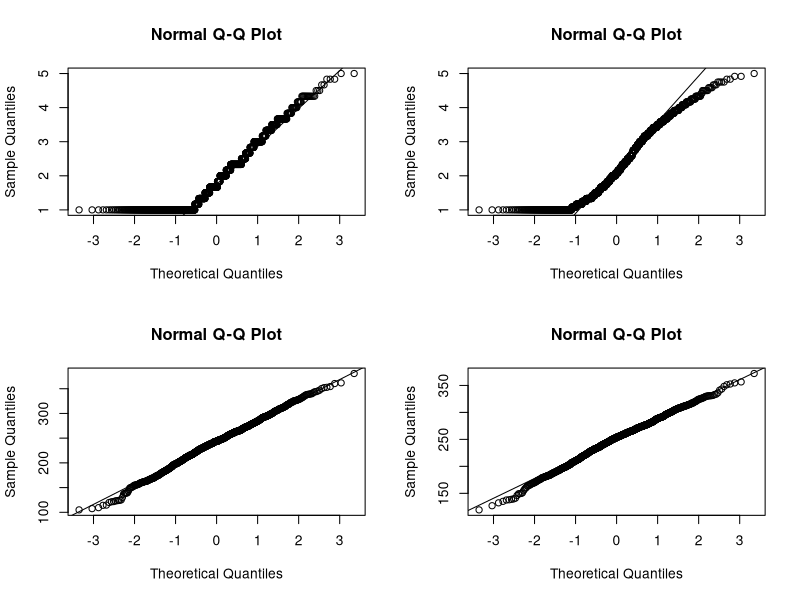

Here is the R script that generated this plot: (Note: this script raises an error after producing the figure.)
## ---- chunk 1
#s<-getwd()
#substr(s, 1, nchar(s)-4)
#path<-paste(substr(s, 1, nchar(s)-4),"Data/Data-NFEHRS_revised.sav",sep = "")
#library(haven)
#Rawdata<- read_sav(path)  #1247
## ---- chunk 2
setwd("/Users/kellyhuang/Desktop")
getwd()
#install.packages("haven")
library(haven)
Rawdata <- haven::read_sav("Data-NFEHRS_revised.sav")
## ---- chunk 3
summary(Rawdata$num_use)
nrow(Rawdata[Rawdata$num_use==7,])  
## ---- chunk 4
newdata<- Rawdata[Rawdata$num_use!=7,]  #1246
par(mfrow=c(2,2))
#1)skill_num
summary(newdata$num_use)
qqnorm(newdata$num_use)
qqline(newdata$num_use)

#2) skill_lit
summary(newdata$liter_use)
qqnorm(newdata$liter_use)
qqline(newdata$liter_use)

#3) test_num
summary(newdata$pvnumM)
qqnorm(newdata$pvnumM)
qqline(newdata$pvnumM)

#4) test_lit
summary(newdata$pvlitM)
qqnorm(newdata$pvlitM)
qqline(newdata$pvlitM)

## ---- chunk 5
nrow(newdata[is.na(newdata$Mgr),]) #501
nrow(newdata[is.na(newdata$GENDER_R),]) #0
nrow(newdata[is.na(newdata$ED_Level),]) #0
nrow(newdata[is.na(newdata$EMPloyed),]) #0
nrow(newdata[is.na(newdata$Full_part),]) #0
nrow(newdata[is.na(newdata$Years_wk),]) #0
nrow(newdata[is.na(newdata$work_flexM),]) #0
nrow(newdata[is.na(newdata$work_lrnM),]) #0
nrow(newdata[is.na(newdata$pub_priv),]) #40
nrow(newdata[is.na(newdata$NFE12),]) #0
nrow(newdata[is.na(newdata$FNFAET12),]) #0
nrow(newdata[is.na(newdata$FNFE12JR),]) #0
nrow(newdata[is.na(newdata$FNFAET12JR),]) #0
nrow(newdata[is.na(newdata$FNFAET12NJR),]) #0
nrow(newdata[is.na(newdata$NFEHRS),]) #0

## ---- chunk 6
table(newdata$pub_priv)
## ---- chunk 7
##1.ED_Level
unique(newdata$ED_Level)
nrow(newdata[newdata$ED_Level == 8,]) #only one observation, changes it to 4
newdata<- within(newdata, ED_Level[ED_Level==8]<-4 )

##2.Categorical variable
newdata$pub_priv <- factor(newdata$pub_priv)
newdata$GENDER_R <- as.factor(newdata$GENDER_R)
newdata$ED_Level <- as.factor(newdata$ED_Level)
newdata$Full_part <- as.factor(newdata$Full_part)
newdata$NFE12 <- as.factor(newdata$NFE12)
newdata$FNFE12JR <- as.factor(newdata$FNFE12JR)
newdata$FNFAET12NJR <- as.factor(newdata$FNFAET12NJR)
newdata$FNFAET12JR <- as.factor(newdata$FNFAET12JR)

##3. "FNFAET12" "FNFAET12JR" "FNFAET12NJR" t-test:
#1)pvlitM
t.test(pvlitM~FNFAET12, data = newdata) #p-value < 2.2e-16
t.test(pvlitM~FNFAET12JR, data = newdata) #p-value = 9.813e-13
t.test(pvlitM~FNFAET12NJR, data = newdata) #p-value = 0.0001315

#2)pvnumM
t.test(pvnumM~FNFAET12, data = newdata) #p-value < 2.2e-16
t.test(pvnumM~FNFAET12JR, data = newdata) #p-value < 2.2e-16
t.test(pvnumM~FNFAET12NJR, data = newdata) #p-value = 6.66e-06
##they are all statistically significant and FNFAET12 is the union of other two variables.

##4.FNFE12JR and FNFAET12JR
table(data_priv$FNFE12JR == data_priv$FNFAET12JR)##They are exactly the same: use one of them


## ---- chunk 8
newdata.numeric<-newdata[,c("AGE_R","Years_wk","work_flexM","work_lrnM","act_lrn",
                            "NFEHRS","pvlitM","pvnumM")]
cor(newdata.numeric)
## ---- chunk 9
#anova
# pvlitM vs gender
boxplot(pvlitM~GENDER_R,data=newdata, main="gender vs pvlitM", 
      xlab="gender", ylab="literacy score")
summary(aov(pvlitM~GENDER_R,data=newdata))

# pvlitM vs age
newdata$age_cat <-cut(newdata$AGE_R, c(49,55,60,65))
boxplot(pvlitM~age_cat,data=newdata, main="age vs pvlitM", 
      xlab="age", ylab="literacy score")
summary(aov(pvlitM~age_cat,data=newdata))


interaction.plot(newdata$GENDER_R, newdata$age_cat, newdata$pvlitM)
summary(aov(pvlitM~age_cat*GENDER_R,data=newdata))

# pvlitM vs full/part time
boxplot(pvlitM~Full_part,data=newdata, main="pvlitM vs full/part time", 
      xlab="full/part time", ylab="literacy score")
summary(aov(pvlitM~Full_part,data=newdata))

# pvlitM vs education
boxplot(pvlitM~ED_Level,data=newdata, main="pvlitM vs education", 
      xlab="education", ylab="literacy score")
summary(aov(pvlitM~ED_Level,data=newdata))

# pvlitM vs work year
newdata$Years_wk_cat <-cut(newdata$Years_wk, c(0,10,20,30,40,100), right=FALSE)
boxplot(pvlitM~Years_wk_cat,data=newdata, main="pvlitM vs work year", 
      xlab="work year", ylab="literacy score")
summary(aov(pvlitM~Years_wk_cat,data=newdata))

# pvlitM vs work_flexM
newdata$flex_cat <-cut(newdata$work_flexM, c(1,2,3,4,6), right=FALSE)
boxplot(pvlitM~flex_cat,data=newdata, main="pvlitM vs work flexibility", 
      xlab="work flexibility", ylab="literacy score")
summary(aov(pvlitM~flex_cat,data=newdata))

# pvlitM vs active learning
boxplot(pvlitM~act_lrn,data=newdata, main="pvlitM vs active learning", 
      xlab="active learning", ylab="literacy score")
summary(aov(pvlitM~act_lrn,data=newdata))

# pvlitM vs private/public
boxplot(pvlitM~Full_part,data=newdata, main="pvlitM vs private/public sector", 
      xlab="private/public sector", ylab="literacy score")
summary(aov(pvlitM~Full_part,data=newdata))

# pvlitM vs None formal education
boxplot(pvlitM~NFE12,data=newdata, main="pvlitM vs None formal education", 
      xlab="None formal education", ylab="literacy score")
summary(aov(pvlitM~NFE12,data=newdata))

# pvlitM vs adult eduction
boxplot(pvlitM~FNFAET12,data=newdata, main="pvlitM vs adult eduction", 
      xlab="adult eduction", ylab="literacy score")
summary(aov(pvlitM~FNFAET12,data=newdata))

# pvlitM vs adult eduction
unique(newdata$NFEHRS)
summary(lm(pvlitM~NFEHRS,data=newdata))
boxplot(pvlitM~NFEHRS,data=newdata, main="pvlitM vs eductaion", 
      xlab="adult eduction", ylab="literacy score")
summary(aov(pvlitM~NFEHRS,data=newdata))
## ---- chunk 10
# pvnum vs gender
boxplot(pvnumM~GENDER_R,data=newdata, main="gender vs pvnum", 
      xlab="gender", ylab="numeracy score")
summary(aov(pvnumM~GENDER_R,data=newdata))

# pvnum vs age
newdata$age_cat <-cut(newdata$AGE_R, c(49,55,60,65))
boxplot(pvnumM~age_cat,data=newdata, main="age vs pvnumM", 
      xlab="age", ylab="numeracy score")
summary(aov(pvnumM~age_cat,data=newdata))


interaction.plot(newdata$GENDER_R, newdata$age_cat, newdata$pvnumM)
summary(aov(pvnumM~age_cat*GENDER_R,data=newdata))

# pvnum vs full/part time
boxplot(pvnumM~Full_part,data=newdata, main="pvnumM vs full/part time", 
      xlab="full/part time", ylab="numeracy score")
summary(aov(pvnumM~Full_part,data=newdata))

# pvnum vs education
boxplot(pvnumM~ED_Level,data=newdata, main="pvnumM vs education", 
      xlab="education", ylab="numeracy score")
summary(aov(pvnumM~ED_Level,data=newdata))

# pvnum vs work year
boxplot(pvnumM~Years_wk_cat,data=newdata, main="pvnumM vs work year", 
      xlab="work year", ylab="numeracy score")
summary(aov(pvnumM~Years_wk_cat,data=newdata))
## ---- chunk 11
#numeracy:
data_num<- newdata[,c(-3,-4,-6,-8,-11,-12,-15,-16,-18,-21,-22)]
data_num<- na.omit(data_num) #1207
full.num<-lm(pvnumM~.,data=data_num)
null.num<-lm(pvnumM~1,data=data_num)
step(null.lit,scope = list(lower=null.lit,upper=full.lit), direction="both", criterion 
     = "AIC", trace = F)   #ED_Level, act_lrn, Age, Gender, work_flexM,NFEHRS, public/private

step(null.lit,scope = list(lower=null.lit,upper=full.lit), direction="both", criterion 
     = "BIC", trace = F, k=log(nrow(data_num))) #ED_level, act_ln

#literacture:
data_lit<- newdata[,c(-3,-4,-6,-8,-11,-12,-15,-16,-19,-21,-22)] 
data_lit<- na.omit(data_lit) #1207
full.lit<-lm(pvlitM~.,data=data_lit)
null.lit<-lm(pvlitM~1,data=data_lit)
step(null.lit,scope = list(lower=null.lit,upper=full.lit),direction="both", criterion = 
      "AIC", trace = F)#ED_Level, act_lrn, Age, Gender, work_flexM,NFEHRS,public/private

step(null.lit,scope = list(lower=null.lit,upper=full.lit),direction="both", criterion = 
       "BIC", trace = F,k=log(nrow(data_lit))) #ED_Level, act_lrn

lm1<-lm(formula = pvlitM ~ ED_Level + act_lrn + age_cat + work_flexM + 
    pub_priv + GENDER_R + NFEHRS, data = data_lit)

lm2<-lm(formula = pvlitM ~ ED_Level + act_lrn + age_cat + work_flexM + GENDER_R + NFEHRS, data = data_lit)

anova(lm1,lm2) # p-value=0.01978, we confirm that pub/private sector is significant.


## ---- chunk 12
data_priv <- newdata[newdata$pub_priv ==1 & (!is.na(newdata$pub_priv)), ] #1062
data_priv_lit<- data_priv[,c(-3,-4,-6,-8,-10,-11,-12,-15,-16,-19,-22)] 
data_priv_num<- data_priv[,c(-3,-4,-6,-8,-10,-11,-12,-15,-16,-18,-22)]

##1)numeracy
null.priv.num <- lm(pvnumM~1,data = data_priv_num)
full.priv.num <- lm(pvnumM~.,data = data_priv_num)
library(MASS)
#AIC
step(null.priv.num, scope = list(lower=null.priv.num,upper=full.priv.num), direction="both", criterion = "AIC",trace = F)  #ED_Level, act_lrn, Age, Gender, work_flexM,NFEHRS

#BIC
step(null.priv.num, scope = list(lower=null.priv.num,upper=full.priv.num), direction="both", criterion = "BIC",k=log(nrow(data_priv_num)),trace = F)#ED_level, act_lrn,Age,Gender
 

##2) Literacy
null.priv.lit<- lm(pvlitM~1,data=data_priv_lit)
full.priv.lit<- lm(pvlitM~.,data=data_priv_lit)

#AIC
step(null.priv.lit, scope = list(lower=null.priv.lit,upper=full.priv.lit), direction="both", criterion = "AIC",trace = F)  #ED_Level, act_lrn, Age, Gender, work_flexM,NFEHRS
#BIC
step(null.priv.lit, scope =list(lower=null.priv.lit,upper=full.priv.lit),direction="both", criterion = "BIC",k=log(nrow(data_priv_lit)),trace = F) #ED_Level, act_lrn, 
## ---- chunk 13
##1)numeracy:
lm.num.without<-lm(pvnumM ~ ED_Level + act_lrn + AGE_R + GENDER_R + 
    work_flexM + NFEHRS, data = data_num)
lm.num.with<-lm(pvnumM ~ ED_Level + act_lrn + AGE_R + GENDER_R + 
    work_flexM + NFEHRS + pub_priv, data = data_num)
anova(lm.num.without,lm.num.with) # p-value = 0.0037**
## ---- chunk 14
##2)literacy:
lm.lit.without<-lm(formula = pvlitM ~ ED_Level + act_lrn + AGE_R+ work_flexM + 
    pub_priv + GENDER_R + NFEHRS, data = data_lit)

lm.lit.with<-lm(formula = pvlitM ~ ED_Level + act_lrn + AGE_R + work_flexM + GENDER_R + NFEHRS, data = data_lit)

anova(lm.lit.without,lm.lit.with) # p-value=0.0185, we confirm that pub/private sector is significant.
